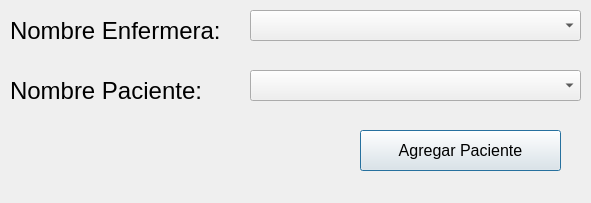
<?xml version="1.0" encoding="UTF-8"?>
<ui version="4.0">
 <class>AddNurse</class>
 <widget class="QDialog" name="AddNurse">
  <property name="geometry">
   <rect>
    <x>0</x>
    <y>0</y>
    <width>591</width>
    <height>203</height>
   </rect>
  </property>
  <property name="windowTitle">
   <string>Agregar Paciente a Enfermera</string>
  </property>
  <widget class="QLabel" name="label_2">
   <property name="geometry">
    <rect>
     <x>10</x>
     <y>20</y>
     <width>241</width>
     <height>21</height>
    </rect>
   </property>
   <property name="font">
    <font>
     <pointsize>18</pointsize>
    </font>
   </property>
   <property name="text">
    <string>Nombre Enfermera:</string>
   </property>
  </widget>
  <widget class="QComboBox" name="ListPatient">
   <property name="geometry">
    <rect>
     <x>250</x>
     <y>70</y>
     <width>331</width>
     <height>31</height>
    </rect>
   </property>
  </widget>
  <widget class="QPushButton" name="pushButton">
   <property name="geometry">
    <rect>
     <x>360</x>
     <y>130</y>
     <width>201</width>
     <height>41</height>
    </rect>
   </property>
   <property name="font">
    <font>
     <pointsize>12</pointsize>
    </font>
   </property>
   <property name="text">
    <string>Agregar Paciente</string>
   </property>
  </widget>
  <widget class="QLabel" name="label_3">
   <property name="geometry">
    <rect>
     <x>10</x>
     <y>80</y>
     <width>221</width>
     <height>21</height>
    </rect>
   </property>
   <property name="font">
    <font>
     <pointsize>18</pointsize>
    </font>
   </property>
   <property name="text">
    <string>Nombre Paciente:</string>
   </property>
  </widget>
  <widget class="QComboBox" name="ListNurse">
   <property name="geometry">
    <rect>
     <x>250</x>
     <y>10</y>
     <width>331</width>
     <height>31</height>
    </rect>
   </property>
  </widget>
 </widget>
 <resources/>
 <connections/>
</ui>
